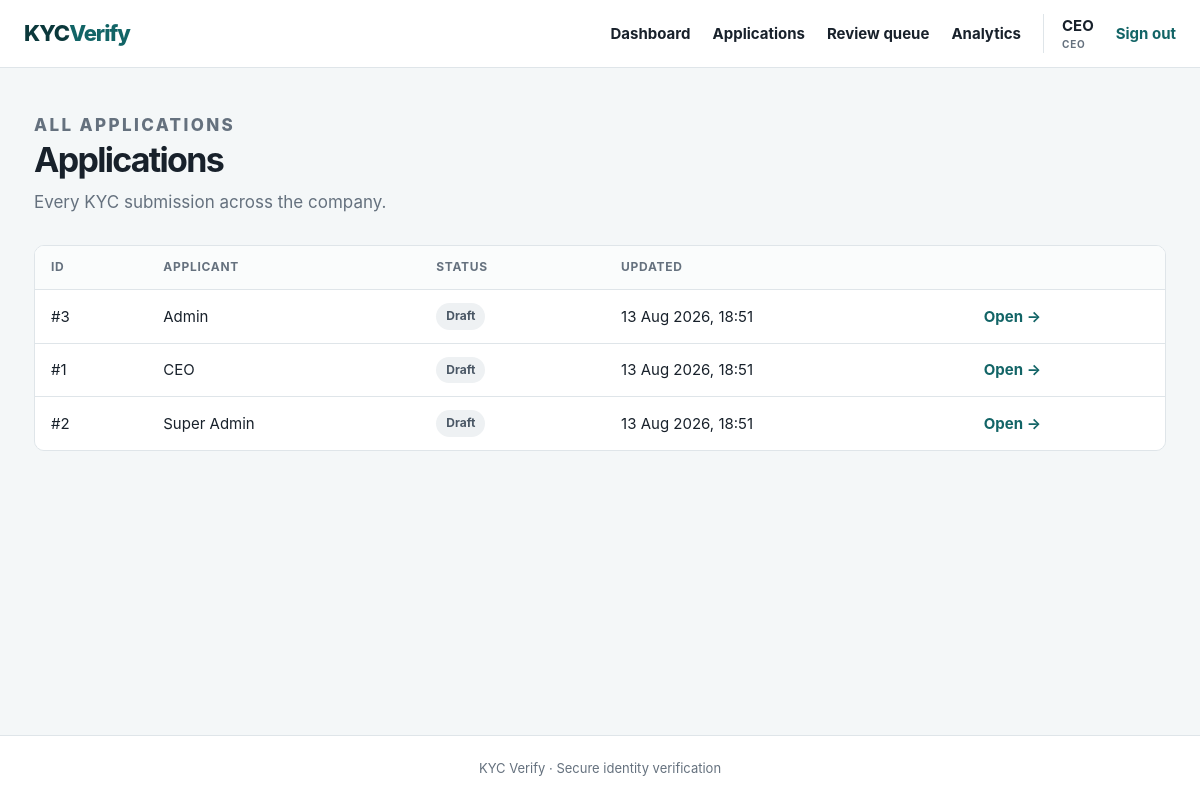
Screenshot of /?page=applications (signed in) with the database file from the repository.
### tables this page shows
CREATE TABLE applications (
    id INT UNSIGNED AUTO_INCREMENT PRIMARY KEY,
    applicant_id INT UNSIGNED NOT NULL,
    reviewer_id INT UNSIGNED NULL,
    status ENUM(
        'DRAFT',
        'SUBMITTED',
        'UNDER_REVIEW',
        'APPROVED',
        'REJECTED',
        'RESUBMISSION_REQUESTED'
    ) NOT NULL DEFAULT 'DRAFT',
    full_name VARCHAR(160) NULL,
    date_of_birth DATE NULL,
    nationality VARCHAR(100) NULL,
    id_type VARCHAR(60) NULL,
    id_number VARCHAR(100) NULL,
    id_issue_date DATE NULL,
    issuing_district VARCHAR(100) NULL,
    review_notes TEXT NULL,
    reviewed_at DATETIME NULL,
    created_at TIMESTAMP NOT NULL DEFAULT CURRENT_TIMESTAMP,
    updated_at TIMESTAMP NOT NULL DEFAULT CURRENT_TIMESTAMP ON UPDATE CURRENT_TIMESTAMP,
    CONSTRAINT fk_applicant FOREIGN KEY (applicant_id) REFERENCES users (id) ON DELETE CASCADE,
    CONSTRAINT fk_reviewer FOREIGN KEY (reviewer_id) REFERENCES users (id) ON DELETE SET NULL,
    INDEX idx_status (status),
    INDEX idx_applicant (applicant_id),
    INDEX idx_updated (updated_at),
    INDEX idx_created (created_at)
);

CREATE TABLE users (
    id INT UNSIGNED AUTO_INCREMENT PRIMARY KEY,
    username VARCHAR(120) NOT NULL UNIQUE,
    email VARCHAR(190) NOT NULL UNIQUE,
    password_hash VARCHAR(255) NOT NULL,
    is_active TINYINT(1) NOT NULL DEFAULT 1,
    created_at TIMESTAMP NOT NULL DEFAULT CURRENT_TIMESTAMP
);

### index.php (called while the page is built, shortened)
<?php
require_once __DIR__ . '/functions.php';
require_once __DIR__ . '/auth.php';
require_once __DIR__ . '/layout.php';
$u    = user();
$page = $_GET['page'] ?? ($u ? 'dashboard' : 'login');
require __DIR__ . '/pages/' . $page . '.php';

### auth.php (called while the page is built, shortened)
<?php
function user(): ?array
{
    return $_SESSION['user'] ?? null;
}
function is_staff(): bool
{
    $u = user();
    return $u !== null && in_array($u['role'], STAFF_ROLES, true);
}

### database.php (called while the page is built, shortened)
<?php
function db(): PDO {
    static $pdo = null;
    if ($pdo === null) {
        $pdo = new PDO('mysql:host=' . DB_HOST . ';dbname=' . DB_NAME . ';charset=utf8mb4', DB_USER, DB_PASS, [
            PDO::ATTR_ERRMODE => PDO::ERRMODE_EXCEPTION,
            PDO::ATTR_DEFAULT_FETCH_MODE => PDO::FETCH_ASSOC,
            PDO::ATTR_EMULATE_PREPARES => false,
        ]);
    }
    return $pdo;
}

### pages/applications.php (the view, shortened to what this page needs)
<?php
$u = require_login();
$isStaff = is_staff();
if ($isStaff) {
    $apps = db()->query('SELECT a.*, u.username applicant_name
                         FROM applications a JOIN users u ON u.id = a.applicant_id
                         ORDER BY a.updated_at DESC')->fetchAll();
} else {
    $s = db()->prepare('SELECT a.*, u.username applicant_name
                        FROM applications a JOIN users u ON u.id = a.applicant_id
                        WHERE a.applicant_id = ? ORDER BY a.updated_at DESC');
    $s->execute([$u['id']]);
    $apps = $s->fetchAll();
}
?>
<div class="hero compact">
    <div>
        <p class="eyebrow"><?= $isStaff ? 'ALL APPLICATIONS' : 'MY APPLICATIONS' ?></p>
        <h1>Applications</h1>
        <p><?= $isStaff ? 'Every KYC submission across the company.' : 'Create a new verification or continue an existing draft.' ?></p>
    </div>
</div>
<div class="table-wrap">
    <table>
        <thead>
        <tr>
            <th>ID</th>
            <?php if ($isStaff): ?><th>Applicant</th><?php endif; ?>
            <th>Status</th>
            <th>Updated</th>
            <th></th>
        </tr>
        </thead>
        <tbody>
        <?php foreach ($apps as $a): ?>
            <tr>
                <td>#<?= $a['id'] ?></td>
                <?php if ($isStaff): ?><td><?= e($a['applicant_name']) ?></td><?php endif; ?>
                <td><?= badge($a['status']) ?></td>
                <td><?= e(date('d M Y, H:i', strtotime($a['updated_at']))) ?></td>
                <td><a href="?page=application&id=<?= $a['id'] ?>">Open →</a></td>
            </tr>
        <?php endforeach; ?>
        </tbody>
    </table>
</div>

### functions.php (shortened to what this page needs)
<?php
require_once __DIR__ . '/database.php';
function e(?string $value): string
{
    return htmlspecialchars((string) $value, ENT_QUOTES, 'UTF-8');
}
function status_class(string $status): string
{
    return strtolower(str_replace('_', '-', $status));
}
function format_status(string $status): string
{
    return ucwords(strtolower(str_replace('_', ' ', $status)));
}
function badge(string $status): string
{
    return '<span class="badge badge-' . status_class($status) . '">' . e(format_status($status)) . '</span>';
}

### assets/style.css (style rules this page uses)
:root { --ink: #18212b; --muted: #65717e; --line: #dfe5e9; --paper: #ffffff; --bg: #f4f7f8; --brand: #126466; --brand-dark: #0b383b; --brand-soft: #e3f0f0; --success: #1d7a4f; --success-bg: #e6f4ec; --danger: #b53d3d; --danger-bg: #fbeaea; --warn: #9d6510; --warn-bg: #fdf6e7; --info: #245a9d; --info-bg: #e9f0fa; --radius: 12px; --shadow: 0 3px 12px rgba(28, 63, 73, 0.06); }
* { box-sizing: border-box; }
body { margin: 0; background: var(--bg); color: var(--ink); font: 15px/1.55 Inter, system-ui, -apple-system, BlinkMacSystemFont, "Segoe UI", sans-serif; min-height: 100vh; display: flex; flex-direction: column; }
a { color: var(--brand); font-weight: 650; text-decoration: none; }
.hero { display: flex; justify-content: space-between; align-items: end; margin-bottom: 30px; gap: 24px; }
.hero h1, .auth h1 { font-size: clamp(30px, 5vw, 46px); line-height: 1.08; margin: 4px 0 10px; letter-spacing: -1.7px; }
.hero p { margin: 0; color: var(--muted); font-size: 17px; }
.hero.compact h1 { font-size: 34px; }
.eyebrow { color: var(--brand); font-size: 11px; font-weight: 800; letter-spacing: 0.14em; margin: 0 0 6px; }
.table-wrap { overflow-x: auto; border: 1px solid var(--line); border-radius: 10px; }
table { width: 100%; border-collapse: collapse; background: var(--paper); }
th { text-align: left; font-size: 12px; text-transform: uppercase; letter-spacing: 0.06em; color: var(--muted); padding: 12px 16px; border-bottom: 1px solid var(--line); background: #fafcfc; white-space: nowrap; }
td { padding: 13px 16px; border-bottom: 1px solid var(--line); vertical-align: middle; }
tbody tr:last-child td { border-bottom: 0; }
.badge { display: inline-block; padding: 4px 10px; border-radius: 999px; font-size: 12px; font-weight: 700; white-space: nowrap; }
.badge-draft { background: #eef1f3; color: #4a5765; }

### rows the page displays
applications: id "3", applicant.username "Admin", status "Draft", updated_at "13 Aug 2026, 18:51"
applications: id "1", applicant.username "CEO", status "Draft", updated_at "13 Aug 2026, 18:51"
applications: id "2", applicant.username "Super Admin", status "Draft", updated_at "13 Aug 2026, 18:51"

### other values shown
$label "Dashboard"
$label "Applications"
$label "Review queue"
$label "Analytics"
$u['username'] "CEO"
role_label($u['role']) "CEO"
APP_NAME "KYC Verify"
